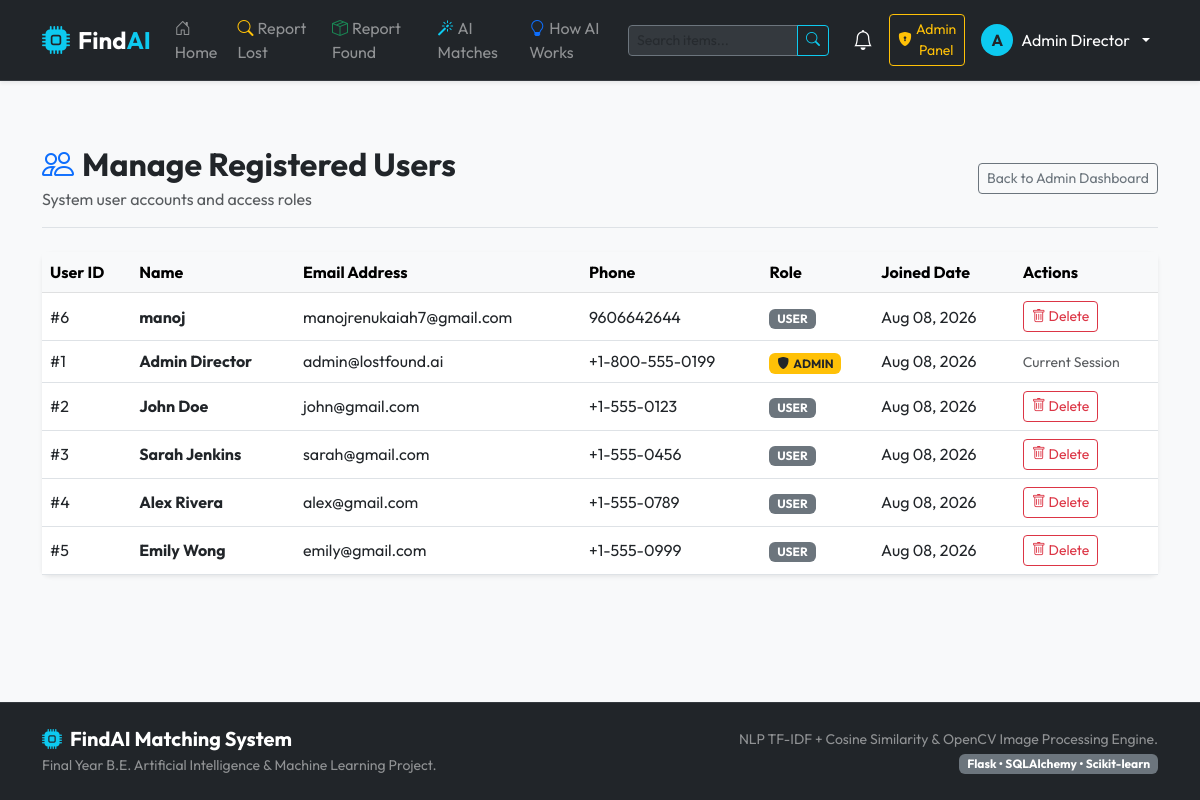
Page /admin/users (signed in) on the committed database.
### models/models.py (models this page shows, shortened)
class User(db.Model):
    __tablename__ = 'users'
    id = db.Column(db.Integer, primary_key=True)
    name = db.Column(db.String(100), nullable=False)
    email = db.Column(db.String(120), unique=True, nullable=False, index=True)
    phone = db.Column(db.String(20), nullable=False)
    password_hash = db.Column(db.String(255), nullable=False)
    role = db.Column(db.String(20), nullable=False, default='user') # 'user' or 'admin'
    created_at = db.Column(db.DateTime, default=datetime.utcnow)
    items = db.relationship('Item', backref='owner', lazy=True, cascade='all, delete-orphan')
    claims = db.relationship('Claim', backref='claimant', lazy=True, cascade='all, delete-orphan')
    notifications = db.relationship('Notification', backref='user', lazy=True, cascade='all, delete-orphan')

### routes/admin.py (the view)
@admin_bp.route('/users')
@admin_required
def manage_users():
    users = User.query.order_by(User.created_at.desc()).all()
    return render_template('admin/users.html', users=users)

### routes/admin.py (called while the page is built)
def admin_required(f):
    @wraps(f)
    def decorated_function(*args, **kwargs):
        if 'user_id' not in session:
            flash('Please log in as Admin.', 'warning')
            return redirect(url_for('auth.login'))
        if session.get('user_role') != 'admin':
            flash('Access denied. Administrator privileges required.', 'danger')
            return redirect(url_for('user.dashboard'))
        return f(*args, **kwargs)
    return decorated_function

### templates/admin/users.html (shortened to what this page needs)
{% extends "base.html" %}
{% block content %}
<div class="container py-4">
    <div class="d-flex justify-content-between align-items-center mb-4 pb-3 border-bottom">
        <div>
            <h2 class="fw-bold mb-1"><i class="bi bi-people text-primary me-2"></i>Manage Registered Users</h2>
            <p class="text-muted mb-0">System user accounts and access roles</p>
        </div>
        <a href="{{ url_for('admin.dashboard') }}" class="btn btn-sm btn-outline-secondary">Back to Admin Dashboard</a>
    </div>
    <div class="card border-0 shadow-sm rounded-3">
        <div class="card-body p-0">
            <div class="table-responsive">
                <table class="table table-hover align-middle mb-0">
                    <thead class="table-light">
                        <tr>
                            <th>User ID</th>
                            <th>Name</th>
                            <th>Email Address</th>
                            <th>Phone</th>
                            <th>Role</th>
                            <th>Joined Date</th>
                            <th>Actions</th>
                        </tr>
                    </thead>
                    <tbody>
                        {% for user in users %}
                            <tr>
                                <td>#{{ user.id }}</td>
                                <td class="fw-bold text-dark">{{ user.name }}</td>
                                <td>{{ user.email }}</td>
                                <td>{{ user.phone }}</td>
                                <td>
                                    {% if user.role == 'admin' %}
                                        <span class="badge bg-warning text-dark"><i class="bi bi-shield-fill me-1"></i>ADMIN</span>
                                    {% else %}
                                        <span class="badge bg-secondary">USER</span>
                                    {% endif %}
                                </td>
                                <td>{{ user.created_at.strftime('%b %d, %Y') }}</td>
                                <td>
                                    {% if user.id != session.get('user_id') %}
                                        <form action="{{ url_for('admin.delete_user', user_id=user.id) }}" method="POST" onsubmit="return confirm('Are you sure you want to delete this user?');">
                                            <button type="submit" class="btn btn-sm btn-outline-danger"><i class="bi bi-trash"></i> Delete</button>
                                        </form>
                                    {% else %}
                                        <span class="text-muted small">Current Session</span>
                                    {% endif %}
                                </td>
                            </tr>
                        {% endfor %}
                    </tbody>
                </table>
            </div>
        </div>
    </div>
</div>
{% endblock %}

### templates/base.html (shortened to what this page needs)
<!DOCTYPE html>
<html lang="en">
<head>
    <link href="https://cdn.jsdelivr.net/npm/bootstrap@5.3.0/dist/css/bootstrap.min.css" rel="stylesheet">
    <link rel="stylesheet" href="https://cdn.jsdelivr.net/npm/bootstrap-icons@1.10.5/font/bootstrap-icons.css">
    <link rel="stylesheet" href="{{ url_for('static', filename='css/style.css') }}">
</head>
<body class="bg-light text-dark font-outfit">
    <nav class="navbar navbar-expand-lg navbar-dark bg-dark sticky-top shadow-sm border-bottom border-secondary border-opacity-25">
        <div class="container">
            <a class="navbar-brand d-flex align-items-center gap-2 fw-bold text-white fs-4" href="{{ url_for('index') }}">
                <i class="bi bi-cpu-fill text-info fs-3"></i>
                <span>Find<span class="text-info">AI</span></span>
            </a>
            <div class="collapse navbar-collapse" id="navbarContent">
                <ul class="navbar-nav me-auto mb-2 mb-lg-0 align-items-lg-center">
                    <li class="nav-item">
                        <a class="nav-link text-white-50" href="{{ url_for('index') }}"><i class="bi bi-house-door me-1"></i>Home</a>
                    </li>
                    <li class="nav-item">
                        <a class="nav-link text-white-50" href="{{ url_for('items.report_lost') }}"><i class="bi bi-search me-1 text-warning"></i>Report Lost</a>
                    </li>
                    <li class="nav-item">
                        <a class="nav-link text-white-50" href="{{ url_for('items.report_found') }}"><i class="bi bi-box-seam me-1 text-success"></i>Report Found</a>
                    </li>
                    <li class="nav-item">
                        <a class="nav-link text-white-50" href="{{ url_for('matches.match_results') }}"><i class="bi bi-magic me-1 text-info"></i>AI Matches</a>
                    </li>
                    <li class="nav-item">
                        <a class="nav-link text-white-50" href="{{ url_for('matches.how_it_works') }}"><i class="bi bi-lightbulb me-1 text-primary"></i>How AI Works</a>
                    </li>
                </ul>
                <form class="d-flex me-lg-3 my-2 my-lg-0" action="{{ url_for('items.search') }}" method="GET">
                    <div class="input-group input-group-sm">
                        <input class="form-control bg-secondary bg-opacity-25 text-white border-secondary" type="search" name="q" placeholder="Search items..." aria-label="Search">
                        <button class="btn btn-outline-info" type="submit"><i class="bi bi-search"></i></button>
                    </div>
                </form>
                <ul class="navbar-nav align-items-lg-center gap-2">
                    {% if session.get('user_id') %}
                        <li class="nav-item">
                            <a class="nav-link text-white position-relative" href="{{ url_for('user.notifications') }}" title="Notifications">
                                <i class="bi bi-bell fs-5"></i>
                            </a>
                        </li>
                        {% if session.get('user_role') == 'admin' %}
                            <li class="nav-item">
                                <a class="btn btn-sm btn-outline-warning d-flex align-items-center gap-1" href="{{ url_for('admin.dashboard') }}">
                                    <i class="bi bi-shield-lock-fill"></i> Admin Panel
                                </a>
                            </li>
                        {% endif %}
                        <li class="nav-item dropdown">
                            <a class="nav-link dropdown-toggle text-white d-flex align-items-center gap-2" href="#" role="button" data-bs-toggle="dropdown">
                                <div class="avatar bg-info text-dark rounded-circle d-flex align-items-center justify-content-center fw-bold" style="width: 32px; height: 32px;">
                                    {{ session.get('user_name')[0] | upper }}
                                </div>
                                <span class="d-none d-lg-inline">{{ session.get('user_name') }}</span>
                            </a>
                        </li>
                    {% endif %}
                </ul>
            </div>
        </div>
    </nav>
    <main class="py-4">
        {% block content %}{% endblock %}
    </main>
    <footer class="bg-dark text-white-50 py-4 mt-auto border-top border-secondary border-opacity-25">
        <div class="container">
            <div class="row gy-3 align-items-center">
                <div class="col-md-6 text-center text-md-start">
                    <h5 class="text-white fw-bold mb-1"><i class="bi bi-cpu-fill text-info me-2"></i>FindAI Matching System</h5>
                    <p class="small mb-0">Final Year B.E. Artificial Intelligence & Machine Learning Project.</p>
                </div>
                <div class="col-md-6 text-center text-md-end">
                    <p class="small mb-0">NLP TF-IDF + Cosine Similarity & OpenCV Image Processing Engine.</p>
                    <span class="badge bg-secondary">Flask • SQLAlchemy • Scikit-learn</span>
                </div>
            </div>
        </div>
    </footer>
</body>
</html>

### static/css/style.css (style rules this page uses)
body { font-family: 'Outfit', sans-serif; min-height: 100vh; display: flex; flex-direction: column; }

### rows in the picture
User: get "Admin Director", id "1", name "Admin Director", email "admin@lostfound.ai", phone "+1-800-555-0199", role "admin" (drawn), created_at "Aug 08, 2026", shows "Current Session"
User: id "6", name "manoj", email "manojrenukaiah7@gmail.com", phone "9606642644", role "USER", created_at "Aug 08, 2026"
User: id "2", name "John Doe", email "john@gmail.com", phone "+1-555-0123", role "USER", created_at "Aug 08, 2026"
User: id "3", name "Sarah Jenkins", email "sarah@gmail.com", phone "+1-555-0456", role "USER", created_at "Aug 08, 2026"
User: id "4", name "Alex Rivera", email "alex@gmail.com", phone "+1-555-0789", role "USER", created_at "Aug 08, 2026"
User: id "5", name "Emily Wong", email "emily@gmail.com", phone "+1-555-0999", role "USER", created_at "Aug 08, 2026"

### other values in the picture
{{ session.get('user_name')[0] | upper }} "A"
